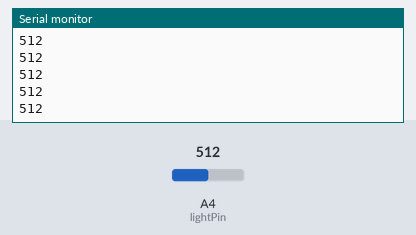
The sketch below on a simulated Arduino Uno, built with avr-gcc and run on an emulated ATmega328P. Parts: the last lines printed to the serial monitor. Inputs (shaded band) come from the test bench; at power-on: A4 (lightPin) = 512.

Above: at 1.2 s.
1.3 s: A4 (lightPin) set to 716
At 1.31 s:
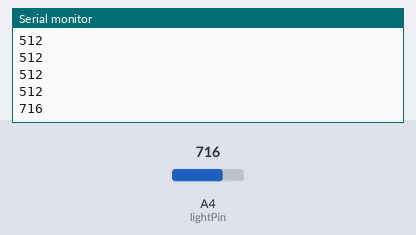
2.8 s: A4 (lightPin) set to 900
At 2.81 s:
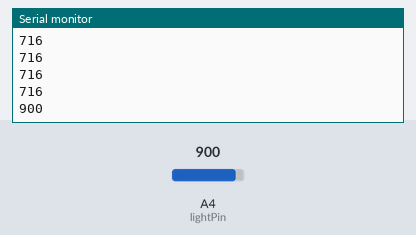
Timing chart, 0 to 5.8 s (numbered marks = the images above; inputs shaded):
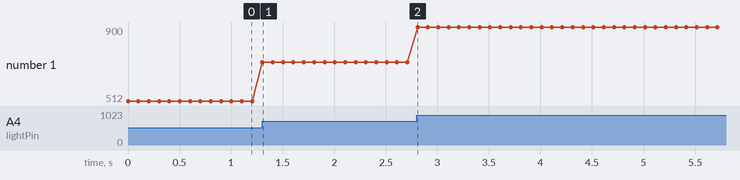

The sketch:

Fotorresistencia.ino
```cpp
int lightPin = A4;
int lightVal;

int dt = 100;

void setup() {
  Serial.begin(9600);
  pinMode(lightPin, INPUT);
}

void loop() {
  lightVal = analogRead(lightPin);

  Serial.println(lightVal);
  delay(dt);
}
```

Measured:
- after the input at 1.3 s, the serial monitor: prints a new line at once (image 1)
- after the input at 2.8 s, the serial monitor: prints a new line at once (image 2)
- plotted number 1: 512 → 716 after the input at 1.3 s, 716 → 900 after the input at 2.8 s
